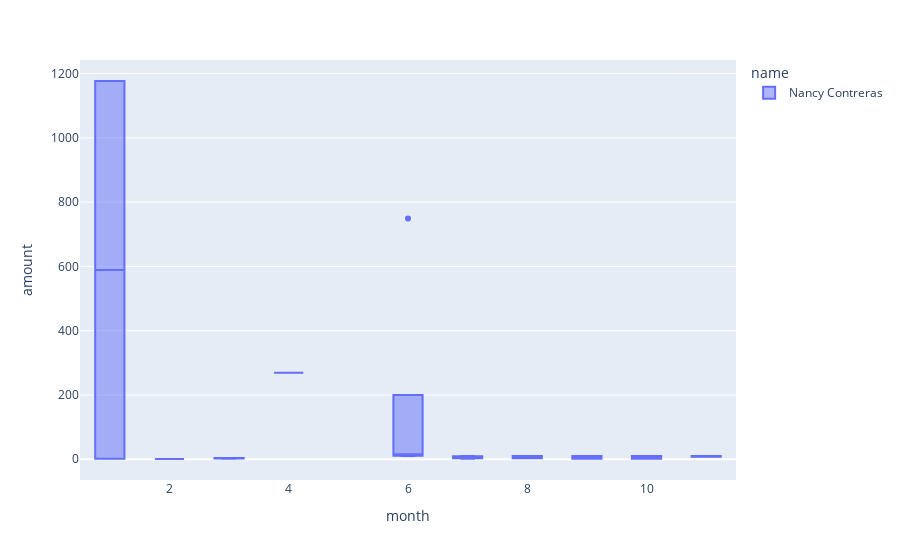

Source (notebook cell):
### Code cell
fig2=px.box(data_frame=card_holder_25_new, x='month', y='amount', color='name')
fig2.show()

### Figure 1 — Plotly figure (JSON) as saved in the notebook; plotly's stock layout.template omitted (floating-point values rounded to 4 significant figures)
{"data": [{"alignmentgroup": "True", "hovertemplate": "name=Nancy Contreras<br>month=%{x}<br>amount=%{y}<extra></extra>", "legendgroup": "Nancy Contreras", "marker": {"color": "#636efa"}, "name": "Nancy Contreras", "notched": false, "offsetgroup": "Nancy Contreras", "orientation": "v", "showlegend": true, "type": "box", "x": [1, 1, 2, 3, 3, 3, 3, 4, 6, 6, 6, 6, 6, 7, 7, 7, 8, 8, 9, 9, 10, 10, 11, 11], "x0": " ", "xaxis": "x", "y": [1.39, 1177, 0.91, 2.04, 3.08, 4.2, 2.56, 269, 749, 10.15, 15.98, 16.61, 11.53, 2.03, 10.17, 6.13, 10.21, 3.35, 10.41, 1.66, 1.74, 10, 8.07, 10.55], "y0": " ", "yaxis": "y"}], "layout": {"autosize": true, "boxmode": "group", "legend": {"title": {"text": "name"}, "tracegroupgap": 0}, "margin": {"t": 60}, "xaxis": {"anchor": "y", "autorange": true, "domain": [0, 1], "range": [0.5, 11.5], "title": {"text": "month"}, "type": "linear"}, "yaxis": {"anchor": "x", "autorange": true, "domain": [0, 1], "range": [-64.43, 1242.0], "title": {"text": "amount"}, "type": "linear"}}}
